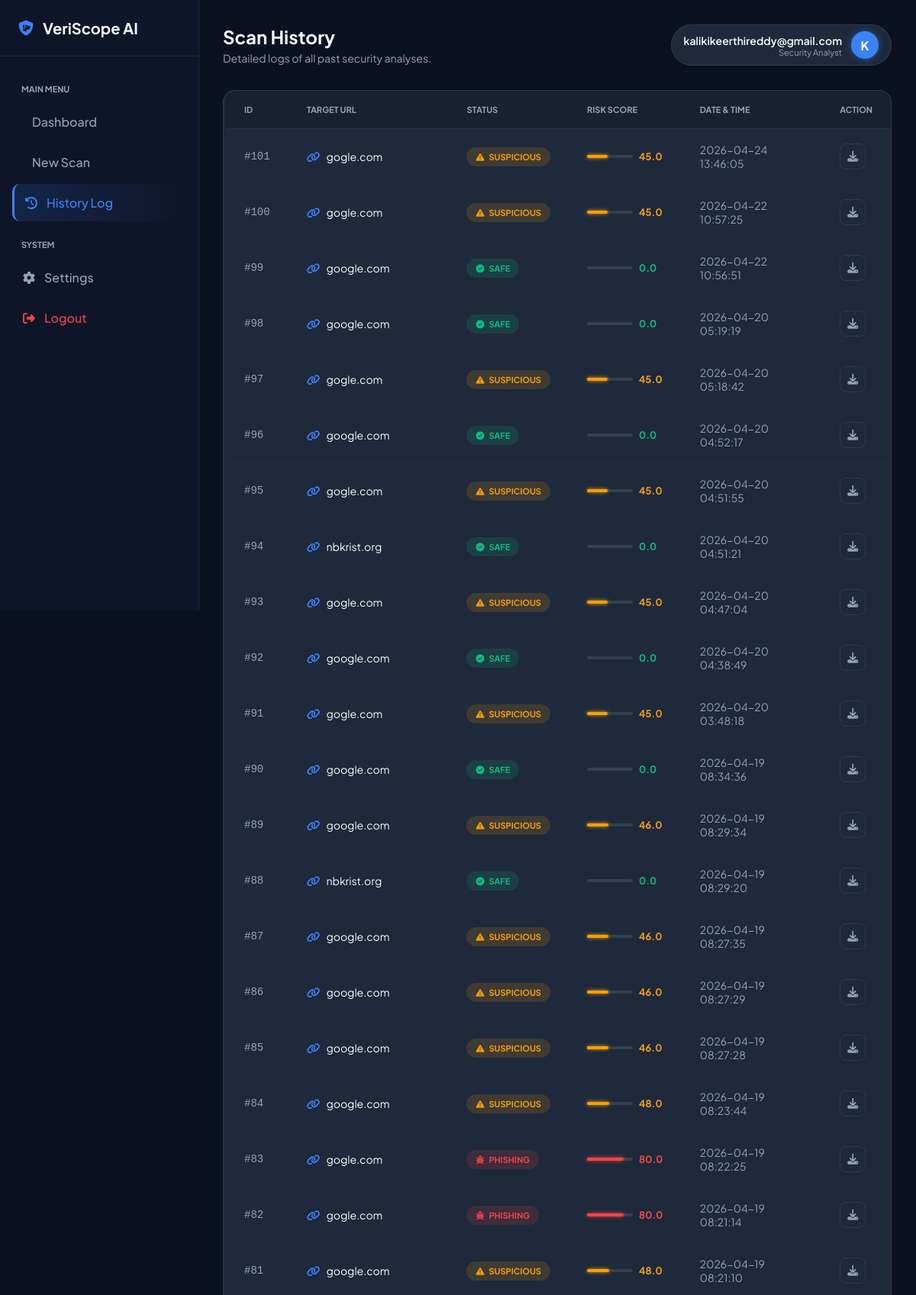
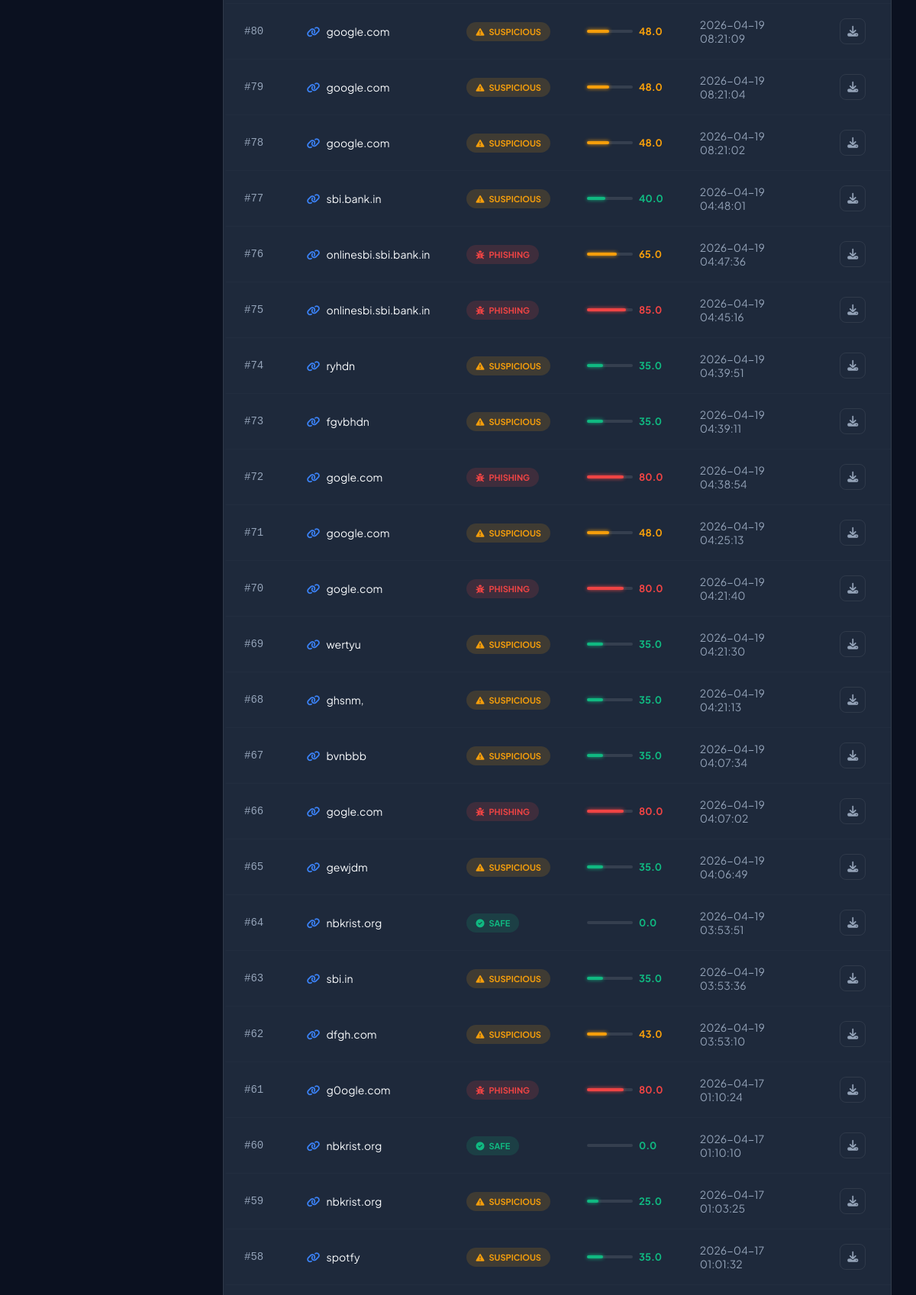
The app's page /history (signed in, upper part) with its own data (2 pictures, top to bottom).
### tables this page shows
CREATE TABLE scan_history
                 (id INTEGER PRIMARY KEY, user_id TEXT, url TEXT, status TEXT, details TEXT,
                  domain_age TEXT, ip_address TEXT, website_status TEXT, threat_score REAL,
                  timestamp DATETIME DEFAULT CURRENT_TIMESTAMP);

### app.py (the view)
@app.route("/history")
def history():
    if 'user_id' in session:
        conn = get_db()
        c = conn.cursor()
        c.execute("""SELECT id, url, status, threat_score, timestamp
                     FROM scan_history
                     WHERE user_id=?
                     ORDER BY timestamp DESC""", (session['user_id'],))
        scans = c.fetchall()
        conn.close()
    else:
        scans = []
    return render_template("history.html", scans=scans)

### app.py (called while the page is built)
@app.before_request
def make_session_permanent():
    session.permanent = True

def get_db():
    return sqlite3.connect(DB_NAME)

### templates/history.html (shortened to what this page needs)
<!DOCTYPE html>
<html lang="en">
<head>
    <link href="https://cdnjs.cloudflare.com/ajax/libs/font-awesome/6.4.0/css/all.min.css" rel="stylesheet">
</head>
<body>
    <aside class="sidebar">
        <div class="logo-area"><i class="fas fa-shield-dog" style="color:var(--primary);"></i> VeriScope AI</div>
        <nav class="nav-menu">
            <div class="nav-label">MAIN MENU</div>
            <a href="/dashboard" class="nav-link"> Dashboard</a>
            <a href="/scan" class="nav-link"> New Scan</a>
            <a href="/history" class="nav-link active"><i class="fas fa-history"></i> History Log</a>
            <div class="nav-label" style="margin-top:24px;">SYSTEM</div>
            <a href="/settings" class="nav-link"><i class="fas fa-cog"></i> Settings</a>
            <a href="/logout" class="nav-link" style="color:var(--danger);"><i class="fas fa-sign-out-alt"></i> Logout</a>
        </nav>
    </aside>
    <main class="main-content">
        <div class="header">
            <div class="page-title">
                <h2>Scan History</h2>
                <p>Detailed logs of all past security analyses.</p>
            </div>
            <div class="user-profile">
                <div style="text-align:right;">
                    <div style="font-weight:600;font-size:14px;">{{ session.username }}</div>
                    <div style="font-size:11px;color:var(--text-muted);">Security Analyst</div>
                </div>
                <div style="width:36px;height:36px;background:#3b82f6;border-radius:50%;display:flex;align-items:center;justify-content:center;color:white;font-weight:700;box-shadow:0 0 10px rgba(59,130,246,0.5);">
                    {{ session.username[0].upper() if session.get('username') else 'G' }}
                </div>
            </div>
        </div>
        <div class="card">
            <table>
                <thead>
                    <tr>
                        <th>ID</th>
                        <th>TARGET URL</th>
                        <th>STATUS</th>
                        <th>RISK SCORE</th>
                        <th>DATE & TIME</th>
                        <th>ACTION</th>
                    </tr>
                </thead>
                <tbody>
                    {% for scan in scans %}
                    <tr>
                        <td style="color:var(--text-muted);font-family:monospace;">#{{ scan[0] }}</td>
                        <td>
                            <div class="text-truncate" title="{{ scan[1] }}">
                                <span style="color:#3b82f6;margin-right:6px;"><i class="fas fa-link"></i></span>
                                {{ scan[1] }}
                            </div>
                        </td>
                        <td>
                            {% if scan[2] == 'SAFE' %}
                                <span class="status-badge status-safe"><i class="fas fa-check-circle"></i> SAFE</span>
                            {% elif scan[2] == 'PHISHING' %}
                                <span class="status-badge status-danger"><i class="fas fa-bug"></i> PHISHING</span>
                            {% else %}
                                <span class="status-badge status-warning"><i class="fas fa-exclamation-triangle"></i> SUSPICIOUS</span>
                            {% endif %}
                        </td>
                        <td>
                            <div style="display:flex;align-items:center;gap:8px;">
                                <div style="width:60px;height:4px;background:rgba(255,255,255,0.1);border-radius:2px;">
                                    <div style="width:{{ scan[3] }}%;height:100%;border-radius:2px;
                                        background:{% if scan[3] > 70 %}var(--danger){% elif scan[3] > 40 %}var(--warning){% else %}var(--success){% endif %};
                                        box-shadow:0 0 5px {% if scan[3] > 70 %}var(--danger){% elif scan[3] > 40 %}var(--warning){% else %}var(--success){% endif %};">
                                    </div>
                                </div>
                                <span style="font-weight:700;font-size:13px;color:{% if scan[3] > 70 %}var(--danger){% elif scan[3] > 40 %}var(--warning){% else %}var(--success){% endif %};">
                                    {{ scan[3] }}
                                </span>
                            </div>
                        </td>
                        <td style="color:var(--text-muted);">{{ scan[4] }}</td>
                        <td>
                            <a href="/download_enhanced_report/{{ scan[0] }}" target="_blank" class="btn-icon" title="Download Report">
                                <i class="fas fa-download"></i>
                            </a>
                        </td>
                    </tr>
                    {% else %}
                    <tr>
                        <td colspan="6" style="text-align:center;padding:40px;color:var(--text-muted);">No scan history found.</td>
                    </tr>
                    {% endfor %}
                </tbody>
            </table>
        </div>
    </main>
</body>
</html>

### templates/history.html (style rules this page uses)
:root { --bg-body: #0b1120; --bg-panel: #1e293b; --primary: #3b82f6; --text-main: #f8fafc; --text-muted: #94a3b8; --border: rgba(255, 255, 255, 0.08); --success: #10b981; --danger: #ef4444; --warning: #f59e0b; }
body { font-family: 'Plus Jakarta Sans', sans-serif; background: var(--bg-body); color: var(--text-main); display: flex; min-height: 100vh; margin: 0; }
.sidebar { width: 260px; background: rgba(15,23,42,0.95); border-right: 1px solid var(--border); display: flex; flex-direction: column; position: fixed; height: 100vh; z-index: 100; }
.logo-area { padding: 24px; border-bottom: 1px solid var(--border); display: flex; align-items: center; gap: 12px; font-weight: 700; font-size: 20px; }
.nav-menu { padding: 24px 16px; flex: 1; }
.nav-label { font-size: 11px; text-transform: uppercase; color: var(--text-muted); font-weight: 700; margin: 12px 0 12px 12px; }
.nav-link { display: flex; align-items: center; gap: 12px; padding: 14px; color: var(--text-muted); text-decoration: none; border-radius: 10px; margin-bottom: 4px; font-weight: 500; transition: 0.3s; }
.nav-link.active { background: linear-gradient(90deg,rgba(59,130,246,0.15),transparent); color: var(--primary); border-left: 3px solid var(--primary); animation: pulse-blue 2s infinite; }
.main-content { flex: 1; margin-left: 260px; padding: 32px; }
.header { display: flex; justify-content: space-between; align-items: center; margin-bottom: 32px; }
.page-title h2 { margin: 0; font-size: 24px; font-weight: 700; }
.page-title p { margin: 4px 0 0; color: var(--text-muted); font-size: 14px; }
.user-profile { display: flex; align-items: center; gap: 12px; background: var(--bg-panel); padding: 8px 16px; border-radius: 50px; border: 1px solid var(--border); }
.card { background: var(--bg-panel); border: 1px solid var(--border); border-radius: 16px; overflow: hidden; transition: transform 0.3s ease,box-shadow 0.3s ease,border-color 0.3s; }
table { width: 100%; border-collapse: collapse; }
th { text-align: left; padding: 18px 24px; color: var(--text-muted); font-size: 11px; text-transform: uppercase; font-weight: 700; border-bottom: 1px solid var(--border); background: rgba(0,0,0,0.2); }
td { padding: 18px 24px; border-bottom: 1px solid rgba(255,255,255,0.02); font-size: 14px; color: var(--text-main); vertical-align: middle; transition: background-color 0.2s; }
tr { transition: 0.2s; border-left: 3px solid transparent; }
.status-badge { padding: 6px 12px; border-radius: 20px; font-size: 11px; font-weight: 700; display: inline-flex; align-items: center; gap: 6px; }
.status-safe { background: rgba(16,185,129,0.15); color: var(--success); }
.status-danger { background: rgba(239,68,68,0.15); color: var(--danger); }
.status-warning { background: rgba(245,158,11,0.15); color: var(--warning); }
.btn-icon { color: var(--text-muted); width: 32px; height: 32px; border-radius: 8px; display: flex; align-items: center; justify-content: center; transition: all 0.2s; background: transparent; border: 1px solid var(--border); text-decoration: none; }
.text-truncate { max-width: 250px; white-space: nowrap; overflow: hidden; text-overflow: ellipsis; display: block; }

### records on screen
scan_history: id "101", url "gogle.com", status "SUSPICIOUS" (drawn), threat_score "45.0", timestamp "2026-04-24 13:46:05"
scan_history: id "100", url "gogle.com", status "SUSPICIOUS" (drawn), threat_score "45.0", timestamp "2026-04-22 10:57:25"
scan_history: id "99", url "google.com", status "SAFE" (drawn), threat_score "0.0", timestamp "2026-04-22 10:56:51"
scan_history: id "98", url "google.com", status "SAFE" (drawn), threat_score "0.0", timestamp "2026-04-20 05:19:19"
scan_history: id "97", url "gogle.com", status "SUSPICIOUS" (drawn), threat_score "45.0", timestamp "2026-04-20 05:18:42"
scan_history: id "96", url "google.com", status "SAFE" (drawn), threat_score "0.0", timestamp "2026-04-20 04:52:17"
scan_history: id "95", url "gogle.com", status "SUSPICIOUS" (drawn), threat_score "45.0", timestamp "2026-04-20 04:51:55"
scan_history: id "94", url "nbkrist.org", status "SAFE" (drawn), threat_score "0.0", timestamp "2026-04-20 04:51:21"
scan_history: id "93", url "gogle.com", status "SUSPICIOUS" (drawn), threat_score "45.0", timestamp "2026-04-20 04:47:04"
scan_history: id "92", url "google.com", status "SAFE" (drawn), threat_score "0.0", timestamp "2026-04-20 04:38:49"
scan_history: id "91", url "gogle.com", status "SUSPICIOUS" (drawn), threat_score "45.0", timestamp "2026-04-20 03:48:18"
scan_history: id "90", url "google.com", status "SAFE" (drawn), threat_score "0.0", timestamp "2026-04-19 08:34:36"
scan_history: id "89", url "google.com", status "SUSPICIOUS" (drawn), threat_score "46.0", timestamp "2026-04-19 08:29:34"
scan_history: id "88", url "nbkrist.org", status "SAFE" (drawn), threat_score "0.0", timestamp "2026-04-19 08:29:20"
scan_history: id "87", url "google.com", status "SUSPICIOUS" (drawn), threat_score "46.0", timestamp "2026-04-19 08:27:35"
scan_history: id "86", url "google.com", status "SUSPICIOUS" (drawn), threat_score "46.0", timestamp "2026-04-19 08:27:29"
scan_history: id "85", url "google.com", status "SUSPICIOUS" (drawn), threat_score "46.0", timestamp "2026-04-19 08:27:28"
scan_history: id "84", url "google.com", status "SUSPICIOUS" (drawn), threat_score "48.0", timestamp "2026-04-19 08:23:44"
scan_history: id "83", url "gogle.com", status "PHISHING" (drawn), threat_score "80.0", timestamp "2026-04-19 08:22:25"
scan_history: id "82", url "gogle.com", status "PHISHING" (drawn), threat_score "80.0", timestamp "2026-04-19 08:21:14"
scan_history: id "81", url "google.com", status "SUSPICIOUS" (drawn), threat_score "48.0", timestamp "2026-04-19 08:21:10"
scan_history: id "80", url "google.com", status "SUSPICIOUS" (drawn), threat_score "48.0", timestamp "2026-04-19 08:21:09"
scan_history: id "79", url "google.com", status "SUSPICIOUS" (drawn), threat_score "48.0", timestamp "2026-04-19 08:21:04"
scan_history: id "78", url "google.com", status "SUSPICIOUS" (drawn), threat_score "48.0", timestamp "2026-04-19 08:21:02"
scan_history: id "77", url "sbi.bank.in", status "SUSPICIOUS" (drawn), threat_score "40.0", timestamp "2026-04-19 04:48:01"
scan_history: id "76", url "onlinesbi.sbi.bank.in", status "PHISHING" (drawn), threat_score "65.0", timestamp "2026-04-19 04:47:36"
scan_history: id "75", url "onlinesbi.sbi.bank.in", status "PHISHING" (drawn), threat_score "85.0", timestamp "2026-04-19 04:45:16"
scan_history: id "74", url "ryhdn", status "SUSPICIOUS" (drawn), threat_score "35.0", timestamp "2026-04-19 04:39:51"
scan_history: id "73", url "fgvbhdn", status "SUSPICIOUS" (drawn), threat_score "35.0", timestamp "2026-04-19 04:39:11"
scan_history: id "72", url "gogle.com", status "PHISHING" (drawn), threat_score "80.0", timestamp "2026-04-19 04:38:54"
scan_history: id "71", url "google.com", status "SUSPICIOUS" (drawn), threat_score "48.0", timestamp "2026-04-19 04:25:13"
scan_history: id "70", url "gogle.com", status "PHISHING" (drawn), threat_score "80.0", timestamp "2026-04-19 04:21:40"
scan_history: id "69", url "wertyu", status "SUSPICIOUS" (drawn), threat_score "35.0", timestamp "2026-04-19 04:21:30"
scan_history: id "68", url "ghsnm,", status "SUSPICIOUS" (drawn), threat_score "35.0", timestamp "2026-04-19 04:21:13"
scan_history: id "67", url "bvnbbb", status "SUSPICIOUS" (drawn), threat_score "35.0", timestamp "2026-04-19 04:07:34"
scan_history: id "66", url "gogle.com", status "PHISHING" (drawn), threat_score "80.0", timestamp "2026-04-19 04:07:02"
scan_history: id "65", url "gewjdm", status "SUSPICIOUS" (drawn), threat_score "35.0", timestamp "2026-04-19 04:06:49"
scan_history: id "64", url "nbkrist.org", status "SAFE" (drawn), threat_score "0.0", timestamp "2026-04-19 03:53:51"
scan_history: id "63", url "sbi.in", status "SUSPICIOUS" (drawn), threat_score "35.0", timestamp "2026-04-19 03:53:36"
scan_history: id "62", url "dfgh.com", status "SUSPICIOUS" (drawn), threat_score "43.0", timestamp "2026-04-19 03:53:10"
scan_history: id "61", url "g0ogle.com", status "PHISHING" (drawn), threat_score "80.0", timestamp "2026-04-17 01:10:24"
scan_history: id "60", url "nbkrist.org", status "SAFE" (drawn), threat_score "0.0", timestamp "2026-04-17 01:10:10"
scan_history: id "59", url "nbkrist.org", status "SUSPICIOUS" (drawn), threat_score "25.0", timestamp "2026-04-17 01:03:25"
scan_history: id "58", url "spotfy", status "SUSPICIOUS" (drawn), threat_score "35.0", timestamp "2026-04-17 01:01:32"

### other values on screen
{{ session.username }} "kalikikeerthireddy@gmail.com"
{{ session.username[0].upper() if session.get('username') else 'G' }} "K"
